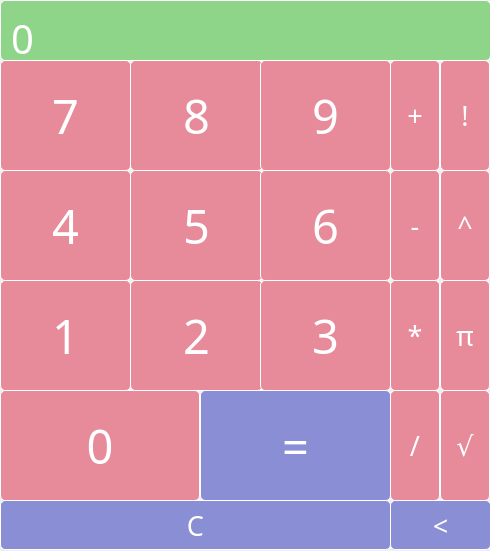
<?xml version="1.0" encoding="UTF-8"?>
<ui version="4.0">
 <class>MainWindow</class>
 <widget class="QMainWindow" name="MainWindow">
  <property name="geometry">
   <rect>
    <x>0</x>
    <y>0</y>
    <width>490</width>
    <height>551</height>
   </rect>
  </property>
  <property name="font">
   <font>
    <pointsize>15</pointsize>
   </font>
  </property>
  <property name="mouseTracking">
   <bool>false</bool>
  </property>
  <property name="windowTitle">
   <string>Calculator</string>
  </property>
  <widget class="QWidget" name="centralwidget">
   <widget class="QLabel" name="label_res">
    <property name="geometry">
     <rect>
      <x>0</x>
      <y>0</y>
      <width>491</width>
      <height>61</height>
     </rect>
    </property>
    <property name="font">
     <font>
      <family>Chilanka</family>
      <pointsize>30</pointsize>
      <strikeout>false</strikeout>
     </font>
    </property>
    <property name="styleSheet">
     <string notr="true">QLabel{
color: white;
background: #8FD589;
border: 1px solid;
border-color: white;
border-radius: 5;
}</string>
    </property>
    <property name="text">
     <string>0</string>
    </property>
    <property name="alignment">
     <set>Qt::AlignLeading|Qt::AlignLeft|Qt::AlignTop</set>
    </property>
    <property name="margin">
     <number>2</number>
    </property>
   </widget>
   <widget class="QPushButton" name="btn_0">
    <property name="geometry">
     <rect>
      <x>0</x>
      <y>390</y>
      <width>200</width>
      <height>111</height>
     </rect>
    </property>
    <property name="font">
     <font>
      <family>Chilanka</family>
      <pointsize>35</pointsize>
     </font>
    </property>
    <property name="layoutDirection">
     <enum>Qt::LeftToRight</enum>
    </property>
    <property name="autoFillBackground">
     <bool>false</bool>
    </property>
    <property name="styleSheet">
     <string notr="true">QPushButton {
color: white;
background: #E78A9A;
border: 1px solid;
border-color: white;
border-radius: 5;
}
QPushButton:hover {
background: #ED96A5;
}</string>
    </property>
    <property name="text">
     <string>0</string>
    </property>
    <property name="autoDefault">
     <bool>false</bool>
    </property>
    <property name="default">
     <bool>true</bool>
    </property>
    <property name="flat">
     <bool>false</bool>
    </property>
   </widget>
   <widget class="QPushButton" name="btn_ravno">
    <property name="geometry">
     <rect>
      <x>200</x>
      <y>390</y>
      <width>191</width>
      <height>111</height>
     </rect>
    </property>
    <property name="font">
     <font>
      <family>Chilanka</family>
      <pointsize>35</pointsize>
     </font>
    </property>
    <property name="styleSheet">
     <string notr="true">QPushButton {
color: white;
background: #898ED5;
border: 1px solid;
border-color: white;
border-radius: 5;
text-align: center;
}
QPushButton:hover {
background: #9196DA;
}
</string>
    </property>
    <property name="text">
     <string>=</string>
    </property>
    <property name="autoDefault">
     <bool>false</bool>
    </property>
    <property name="default">
     <bool>true</bool>
    </property>
    <property name="flat">
     <bool>false</bool>
    </property>
   </widget>
   <widget class="QPushButton" name="btn_1">
    <property name="geometry">
     <rect>
      <x>0</x>
      <y>280</y>
      <width>131</width>
      <height>111</height>
     </rect>
    </property>
    <property name="font">
     <font>
      <family>Chilanka</family>
      <pointsize>35</pointsize>
     </font>
    </property>
    <property name="styleSheet">
     <string notr="true">QPushButton {
color: white;
background: #E78A9A;
border: 1px solid;
border-color: white;
border-radius: 5;
}
QPushButton:hover {
background: #ED96A5;
}</string>
    </property>
    <property name="text">
     <string>1</string>
    </property>
    <property name="autoDefault">
     <bool>false</bool>
    </property>
    <property name="default">
     <bool>true</bool>
    </property>
    <property name="flat">
     <bool>false</bool>
    </property>
   </widget>
   <widget class="QPushButton" name="btn_2">
    <property name="geometry">
     <rect>
      <x>130</x>
      <y>280</y>
      <width>133</width>
      <height>111</height>
     </rect>
    </property>
    <property name="font">
     <font>
      <family>Chilanka</family>
      <pointsize>35</pointsize>
     </font>
    </property>
    <property name="autoFillBackground">
     <bool>false</bool>
    </property>
    <property name="styleSheet">
     <string notr="true">QPushButton {
color: white;
background: #E78A9A;
border: 1px solid;
border-color: white;
border-radius: 5;
}
QPushButton:hover {
background: #ED96A5;
}</string>
    </property>
    <property name="text">
     <string>2</string>
    </property>
    <property name="autoDefault">
     <bool>true</bool>
    </property>
    <property name="default">
     <bool>true</bool>
    </property>
    <property name="flat">
     <bool>false</bool>
    </property>
   </widget>
   <widget class="QPushButton" name="btn_3">
    <property name="geometry">
     <rect>
      <x>260</x>
      <y>280</y>
      <width>131</width>
      <height>111</height>
     </rect>
    </property>
    <property name="font">
     <font>
      <family>Chilanka</family>
      <pointsize>35</pointsize>
     </font>
    </property>
    <property name="mouseTracking">
     <bool>false</bool>
    </property>
    <property name="tabletTracking">
     <bool>false</bool>
    </property>
    <property name="focusPolicy">
     <enum>Qt::StrongFocus</enum>
    </property>
    <property name="autoFillBackground">
     <bool>false</bool>
    </property>
    <property name="styleSheet">
     <string notr="true">QPushButton {
color: white;
background: #E78A9A;
border: 1px solid;
border-color: white;
border-radius: 5;
}
QPushButton:hover {
background: #ED96A5;
}</string>
    </property>
    <property name="text">
     <string>3</string>
    </property>
    <property name="autoDefault">
     <bool>true</bool>
    </property>
    <property name="default">
     <bool>true</bool>
    </property>
    <property name="flat">
     <bool>false</bool>
    </property>
    <property name="color" stdset="0">
     <color>
      <red>0</red>
      <green>0</green>
      <blue>0</blue>
     </color>
    </property>
   </widget>
   <widget class="QPushButton" name="btn_4">
    <property name="geometry">
     <rect>
      <x>0</x>
      <y>170</y>
      <width>131</width>
      <height>111</height>
     </rect>
    </property>
    <property name="font">
     <font>
      <family>Chilanka</family>
      <pointsize>35</pointsize>
     </font>
    </property>
    <property name="styleSheet">
     <string notr="true">QPushButton {
color: white;
background: #E78A9A;
border: 1px solid;
border-color: white;
border-radius: 5;
}
QPushButton:hover {
background: #ED96A5;
}</string>
    </property>
    <property name="text">
     <string>4</string>
    </property>
    <property name="default">
     <bool>true</bool>
    </property>
   </widget>
   <widget class="QPushButton" name="btn_5">
    <property name="geometry">
     <rect>
      <x>130</x>
      <y>170</y>
      <width>133</width>
      <height>111</height>
     </rect>
    </property>
    <property name="font">
     <font>
      <family>Chilanka</family>
      <pointsize>35</pointsize>
     </font>
    </property>
    <property name="styleSheet">
     <string notr="true">QPushButton {
color: white;
background: #E78A9A;
border: 1px solid;
border-color: white;
border-radius: 5;
}
QPushButton:hover {
background: #ED96A5;
}</string>
    </property>
    <property name="text">
     <string>5</string>
    </property>
    <property name="default">
     <bool>true</bool>
    </property>
   </widget>
   <widget class="QPushButton" name="btn_6">
    <property name="geometry">
     <rect>
      <x>260</x>
      <y>170</y>
      <width>131</width>
      <height>111</height>
     </rect>
    </property>
    <property name="font">
     <font>
      <family>Chilanka</family>
      <pointsize>35</pointsize>
     </font>
    </property>
    <property name="styleSheet">
     <string notr="true">QPushButton {
color: white;
background: #E78A9A;
border: 1px solid;
border-color: white;
border-radius: 5;
}
QPushButton:hover {
background: #ED96A5;
}</string>
    </property>
    <property name="text">
     <string>6</string>
    </property>
    <property name="autoDefault">
     <bool>false</bool>
    </property>
    <property name="default">
     <bool>true</bool>
    </property>
   </widget>
   <widget class="QPushButton" name="btn_7">
    <property name="geometry">
     <rect>
      <x>0</x>
      <y>60</y>
      <width>131</width>
      <height>111</height>
     </rect>
    </property>
    <property name="font">
     <font>
      <family>Chilanka</family>
      <pointsize>35</pointsize>
     </font>
    </property>
    <property name="styleSheet">
     <string notr="true">QPushButton {
color: white;
background: #E78A9A;
border: 1px solid;
border-color: white;
border-radius: 5;
}
QPushButton:hover {
background: #ED96A5;
}</string>
    </property>
    <property name="text">
     <string>7</string>
    </property>
    <property name="default">
     <bool>true</bool>
    </property>
   </widget>
   <widget class="QPushButton" name="btn_8">
    <property name="geometry">
     <rect>
      <x>130</x>
      <y>60</y>
      <width>133</width>
      <height>111</height>
     </rect>
    </property>
    <property name="font">
     <font>
      <family>Chilanka</family>
      <pointsize>35</pointsize>
     </font>
    </property>
    <property name="styleSheet">
     <string notr="true">QPushButton {
color: white;
background: #E78A9A;
border: 1px solid;
border-color: white;
border-radius: 5;
}
QPushButton:hover {
background: #ED96A5;
}</string>
    </property>
    <property name="text">
     <string>8</string>
    </property>
    <property name="default">
     <bool>true</bool>
    </property>
   </widget>
   <widget class="QPushButton" name="btn_9">
    <property name="geometry">
     <rect>
      <x>260</x>
      <y>60</y>
      <width>131</width>
      <height>111</height>
     </rect>
    </property>
    <property name="font">
     <font>
      <family>Chilanka</family>
      <pointsize>35</pointsize>
     </font>
    </property>
    <property name="styleSheet">
     <string notr="true">QPushButton {
color: white;
background: #E78A9A;
border: 1px solid;
border-color: white;
border-radius: 5;
}
QPushButton:hover {
background: #ED96A5;
}</string>
    </property>
    <property name="text">
     <string>9</string>
    </property>
    <property name="default">
     <bool>true</bool>
    </property>
   </widget>
   <widget class="QPushButton" name="btn_c">
    <property name="geometry">
     <rect>
      <x>0</x>
      <y>500</y>
      <width>391</width>
      <height>50</height>
     </rect>
    </property>
    <property name="sizePolicy">
     <sizepolicy hsizetype="Minimum" vsizetype="Fixed">
      <horstretch>0</horstretch>
      <verstretch>0</verstretch>
     </sizepolicy>
    </property>
    <property name="font">
     <font>
      <family>Chilanka</family>
      <pointsize>20</pointsize>
     </font>
    </property>
    <property name="styleSheet">
     <string notr="true">QPushButton {
color: white;
background: #898ED5;
border: 1px solid;
border-color: white;
border-radius: 5;
text-align: center;
}
QPushButton:hover {
background: #9196DA;
}</string>
    </property>
    <property name="text">
     <string>C</string>
    </property>
    <property name="autoRepeat">
     <bool>true</bool>
    </property>
    <property name="autoDefault">
     <bool>false</bool>
    </property>
    <property name="default">
     <bool>true</bool>
    </property>
    <property name="flat">
     <bool>false</bool>
    </property>
   </widget>
   <widget class="QPushButton" name="btn_plus">
    <property name="geometry">
     <rect>
      <x>390</x>
      <y>60</y>
      <width>50</width>
      <height>111</height>
     </rect>
    </property>
    <property name="font">
     <font>
      <family>Chilanka</family>
      <pointsize>20</pointsize>
     </font>
    </property>
    <property name="styleSheet">
     <string notr="true">QPushButton {
color: white;
background: #E78A9A;
border: 1px solid;
border-color: white;
border-radius: 5;
}
QPushButton:hover {
background: #ED96A5;
}</string>
    </property>
    <property name="text">
     <string>+</string>
    </property>
    <property name="default">
     <bool>true</bool>
    </property>
   </widget>
   <widget class="QPushButton" name="btn_minus">
    <property name="geometry">
     <rect>
      <x>390</x>
      <y>170</y>
      <width>50</width>
      <height>111</height>
     </rect>
    </property>
    <property name="font">
     <font>
      <family>Chilanka</family>
      <pointsize>20</pointsize>
     </font>
    </property>
    <property name="styleSheet">
     <string notr="true">QPushButton {
color: white;
background: #E78A9A;
border: 1px solid;
border-color: white;
border-radius: 5;
}
QPushButton:hover {
background: #ED96A5;
}</string>
    </property>
    <property name="text">
     <string>-</string>
    </property>
    <property name="default">
     <bool>true</bool>
    </property>
   </widget>
   <widget class="QPushButton" name="btn_mult">
    <property name="geometry">
     <rect>
      <x>390</x>
      <y>280</y>
      <width>50</width>
      <height>111</height>
     </rect>
    </property>
    <property name="font">
     <font>
      <family>Chilanka</family>
      <pointsize>20</pointsize>
     </font>
    </property>
    <property name="styleSheet">
     <string notr="true">QPushButton {
color: white;
background: #E78A9A;
border: 1px solid;
border-color: white;
border-radius: 5;
}
QPushButton:hover {
background: #ED96A5;
}</string>
    </property>
    <property name="text">
     <string>*</string>
    </property>
    <property name="default">
     <bool>true</bool>
    </property>
   </widget>
   <widget class="QPushButton" name="btn_divide">
    <property name="geometry">
     <rect>
      <x>390</x>
      <y>390</y>
      <width>50</width>
      <height>111</height>
     </rect>
    </property>
    <property name="font">
     <font>
      <family>Chilanka</family>
      <pointsize>20</pointsize>
     </font>
    </property>
    <property name="styleSheet">
     <string notr="true">QPushButton {
color: white;
background: #E78A9A;
border: 1px solid;
border-color: white;
border-radius: 5;
}
QPushButton:hover {
background: #ED96A5;
}</string>
    </property>
    <property name="text">
     <string>/</string>
    </property>
    <property name="default">
     <bool>true</bool>
    </property>
   </widget>
   <widget class="QPushButton" name="btn_sqrt">
    <property name="geometry">
     <rect>
      <x>440</x>
      <y>390</y>
      <width>50</width>
      <height>111</height>
     </rect>
    </property>
    <property name="font">
     <font>
      <family>Chilanka</family>
      <pointsize>20</pointsize>
     </font>
    </property>
    <property name="styleSheet">
     <string notr="true">QPushButton {
color: white;
background: #E78A9A;
border: 1px solid;
border-color: white;
border-radius: 5;
}
QPushButton:hover {
background: #ED96A5;
}</string>
    </property>
    <property name="text">
     <string>√</string>
    </property>
    <property name="default">
     <bool>true</bool>
    </property>
   </widget>
   <widget class="QPushButton" name="btn_sqr">
    <property name="geometry">
     <rect>
      <x>440</x>
      <y>170</y>
      <width>50</width>
      <height>111</height>
     </rect>
    </property>
    <property name="font">
     <font>
      <family>Chilanka</family>
      <pointsize>20</pointsize>
     </font>
    </property>
    <property name="styleSheet">
     <string notr="true">QPushButton {
color: white;
background: #E78A9A;
border: 1px solid;
border-color: white;
border-radius: 5;
}
QPushButton:hover {
background: #ED96A5;
}</string>
    </property>
    <property name="text">
     <string>^</string>
    </property>
    <property name="default">
     <bool>true</bool>
    </property>
   </widget>
   <widget class="QPushButton" name="btn_fact">
    <property name="geometry">
     <rect>
      <x>440</x>
      <y>60</y>
      <width>50</width>
      <height>111</height>
     </rect>
    </property>
    <property name="font">
     <font>
      <family>Chilanka</family>
      <pointsize>20</pointsize>
     </font>
    </property>
    <property name="styleSheet">
     <string notr="true">QPushButton {
color: white;
background: #E78A9A;
border: 1px solid;
border-color: white;
border-radius: 5;
}
QPushButton:hover {
background: #ED96A5;
}</string>
    </property>
    <property name="text">
     <string>!</string>
    </property>
    <property name="default">
     <bool>true</bool>
    </property>
   </widget>
   <widget class="QPushButton" name="btn_pi">
    <property name="geometry">
     <rect>
      <x>440</x>
      <y>280</y>
      <width>50</width>
      <height>111</height>
     </rect>
    </property>
    <property name="font">
     <font>
      <family>Chilanka</family>
      <pointsize>20</pointsize>
     </font>
    </property>
    <property name="styleSheet">
     <string notr="true">QPushButton {
color: white;
background: #E78A9A;
border: 1px solid;
border-color: white;
border-radius: 5;
}
QPushButton:hover {
background: #ED96A5;
}</string>
    </property>
    <property name="text">
     <string>π</string>
    </property>
    <property name="default">
     <bool>true</bool>
    </property>
   </widget>
   <widget class="QPushButton" name="btn_delete1">
    <property name="geometry">
     <rect>
      <x>390</x>
      <y>500</y>
      <width>101</width>
      <height>50</height>
     </rect>
    </property>
    <property name="font">
     <font>
      <family>Chilanka</family>
      <pointsize>20</pointsize>
     </font>
    </property>
    <property name="styleSheet">
     <string notr="true">QPushButton {
color: white;
background: #898ED5;
border: 1px solid;
border-color: white;
border-radius: 5;
}
QPushButton:hover {
background: #9196DA;
}</string>
    </property>
    <property name="text">
     <string>&lt;</string>
    </property>
    <property name="autoDefault">
     <bool>false</bool>
    </property>
    <property name="default">
     <bool>true</bool>
    </property>
    <property name="flat">
     <bool>false</bool>
    </property>
   </widget>
  </widget>
 </widget>
 <resources/>
 <connections/>
</ui>
